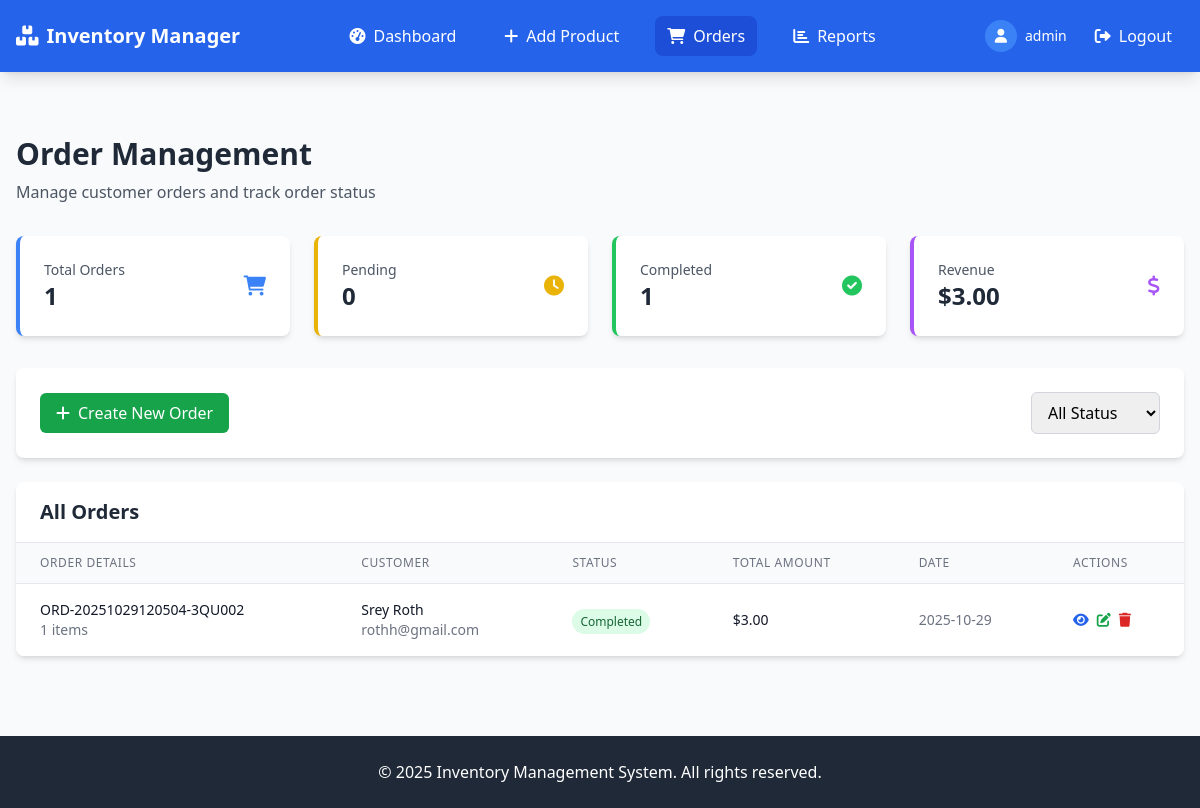
/orders (signed in), run on an earlier commit of the app's database.
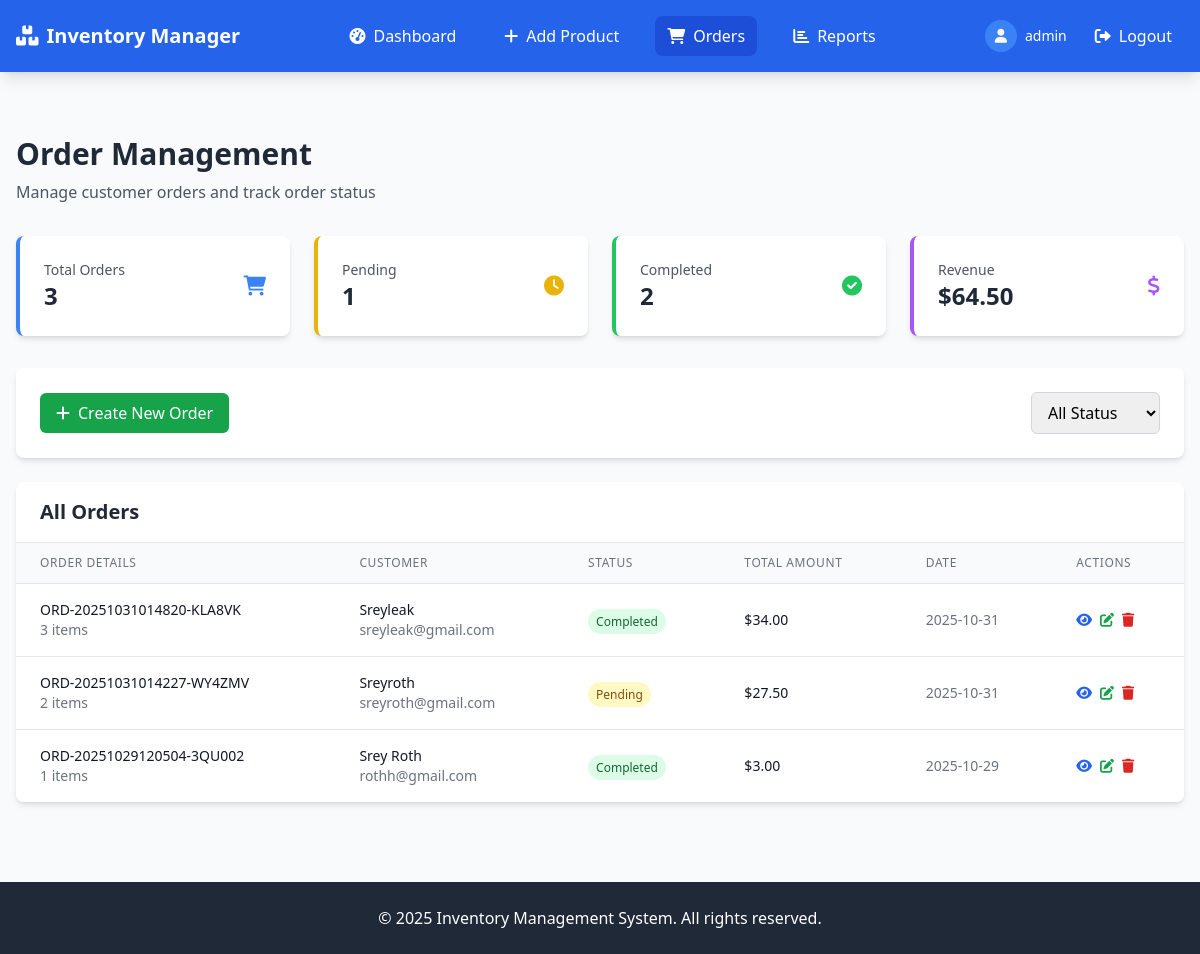
And on a later commit of the database.
### models.py (models this page shows, shortened)
class Order(db.Model):
    id = db.Column(db.Integer, primary_key=True)
    order_number = db.Column(db.String(50), unique=True, nullable=False)
    customer_name = db.Column(db.String(100), nullable=False)
    customer_email = db.Column(db.String(120))
    customer_phone = db.Column(db.String(20))
    status = db.Column(db.String(20), default='pending')  # pending, completed, cancelled, shipped
    total_amount = db.Column(db.Float, nullable=False)
    notes = db.Column(db.Text)
    created_at = db.Column(db.DateTime, default=datetime.utcnow)
    updated_at = db.Column(db.DateTime, default=datetime.utcnow, onupdate=datetime.utcnow)
    items = db.relationship('OrderItem', backref='order', cascade='all, delete-orphan', lazy=True)

### app.py (the view)
@app.route('/orders')
@login_required
def orders():
    status = request.args.get('status', '')
    query = Order.query
    if status:
        query = query.filter(Order.status == status)
    orders = query.order_by(Order.created_at.desc()).all()
    total_orders = Order.query.count()
    pending_orders = Order.query.filter_by(status='pending').count()
    completed_orders = Order.query.filter_by(status='completed').count()
    total_revenue = db.session.query(db.func.sum(Order.total_amount)).scalar() or 0
    return render_template('orders.html',
                         orders=orders,
                         total_orders=total_orders,
                         pending_orders=pending_orders,
                         completed_orders=completed_orders,
                         total_revenue=total_revenue)

### app.py (called while the page is built)
@login_manager.user_loader
def load_user(user_id):
    return User.query.get(int(user_id))

### models.py (called while the page is built)
    def is_admin(self):
        return self.role == 'admin'

### templates/orders.html (shortened to what the changed rows need)
{% extends "base.html" %}
{% block content %}
<div class="mb-8">
    <h1 class="text-3xl font-bold text-gray-800 mb-2">Order Management</h1>
</div>
<div class="grid grid-cols-1 md:grid-cols-4 gap-6 mb-8">
    <div class="bg-white rounded-lg shadow-md p-6 border-l-4 border-blue-500">
        <div class="flex items-center justify-between">
            <div>
                <p class="text-sm font-medium text-gray-600">Total Orders</p>
                <p class="text-2xl font-bold text-gray-800">{{ total_orders }}</p>
            </div>
        </div>
    </div>
    <div class="bg-white rounded-lg shadow-md p-6 border-l-4 border-yellow-500">
        <div class="flex items-center justify-between">
            <div>
                <p class="text-sm font-medium text-gray-600">Pending</p>
                <p class="text-2xl font-bold text-gray-800">{{ pending_orders }}</p>
            </div>
        </div>
    </div>
    <div class="bg-white rounded-lg shadow-md p-6 border-l-4 border-green-500">
        <div class="flex items-center justify-between">
            <div>
                <p class="text-sm font-medium text-gray-600">Completed</p>
                <p class="text-2xl font-bold text-gray-800">{{ completed_orders }}</p>
            </div>
        </div>
    </div>
    <div class="bg-white rounded-lg shadow-md p-6 border-l-4 border-purple-500">
        <div class="flex items-center justify-between">
            <div>
                <p class="text-sm font-medium text-gray-600">Revenue</p>
                <p class="text-2xl font-bold text-gray-800">${{ "%.2f"|format(total_revenue) }}</p>
            </div>
        </div>
    </div>
</div>
<div class="bg-white rounded-lg shadow-md overflow-hidden">
    <div class="px-6 py-4 border-b border-gray-200">
        <h2 class="text-xl font-semibold text-gray-800">All Orders</h2>
    </div>
    {% if orders %}
    <div class="overflow-x-auto">
        <table class="min-w-full divide-y divide-gray-200">
            <thead class="bg-gray-50">
                <tr>
                    <th class="px-6 py-3 text-left text-xs font-medium text-gray-500 uppercase tracking-wider">Order Details</th>
                    <th class="px-6 py-3 text-left text-xs font-medium text-gray-500 uppercase tracking-wider">Customer</th>
                    <th class="px-6 py-3 text-left text-xs font-medium text-gray-500 uppercase tracking-wider">Status</th>
                    <th class="px-6 py-3 text-left text-xs font-medium text-gray-500 uppercase tracking-wider">Total Amount</th>
                    <th class="px-6 py-3 text-left text-xs font-medium text-gray-500 uppercase tracking-wider">Date</th>
                    <th class="px-6 py-3 text-left text-xs font-medium text-gray-500 uppercase tracking-wider">Actions</th>
                </tr>
            </thead>
            <tbody class="bg-white divide-y divide-gray-200">
                {% for order in orders %}
                <tr class="hover:bg-gray-50">
                    <td class="px-6 py-4 whitespace-nowrap">
                        <div class="text-sm font-medium text-gray-900">{{ order.order_number }}</div>
                        <div class="text-sm text-gray-500">{{ order.items|length }} items</div>
                    </td>
                    <td class="px-6 py-4 whitespace-nowrap">
                        <div class="text-sm font-medium text-gray-900">{{ order.customer_name }}</div>
                        <div class="text-sm text-gray-500">{{ order.customer_email }}</div>
                    </td>
                    <td class="px-6 py-4 whitespace-nowrap">
                        <span class="px-2 py-1 text-xs font-medium rounded-full
                            {% if order.status == 'completed' %}bg-green-100 text-green-800
                            {% elif order.status == 'pending' %}bg-yellow-100 text-yellow-800
                            {% elif order.status == 'shipped' %}bg-blue-100 text-blue-800
                            {% else %}bg-red-100 text-red-800{% endif %}">
                            {{ order.status|title }}
                        </span>
                    </td>
                    <td class="px-6 py-4 whitespace-nowrap text-sm font-medium text-gray-900">
                        ${{ "%.2f"|format(order.total_amount) }}
                    </td>
                    <td class="px-6 py-4 whitespace-nowrap text-sm text-gray-500">
                        {{ order.created_at.strftime('%Y-%m-%d') }}
                    </td>
                    <td class="px-6 py-4 whitespace-nowrap text-sm font-medium">
                        <div class="flex space-x-2">
                            <a href="/view-order/{{ order.id }}" class="text-blue-600 hover:text-blue-900">
                                <i class="fas fa-eye"></i>
                            </a>
                            {% if current_user.is_admin() %}
                            <a href="/edit-order/{{ order.id }}" class="text-green-600 hover:text-green-900">
                                <i class="fas fa-edit"></i>
                            </a>
                            <a href="/delete-order/{{ order.id }}" class="text-red-600 hover:text-red-900"
                               onclick="return confirm('Are you sure you want to delete this order?')">
                                <i class="fas fa-trash"></i>
                            </a>
                            {% endif %}
                        </div>
                    </td>
                </tr>
                {% endfor %}
            </tbody>
        </table>
    </div>
    {% endif %}
</div>
{% endblock %}

What changed in the data, as far as the page shows it:
added Order: order_number "ORD-20251031014820-KLA8VK", items|length "3", customer_name "Sreyleak", customer_email "sreyleak@gmail.com", status "Completed", total_amount "34.00", created_at "2025-10-31"
added Order: order_number "ORD-20251031014227-WY4ZMV", items|length "2", customer_name "Sreyroth", customer_email "sreyroth@gmail.com", status "Pending", total_amount "27.50", created_at "2025-10-31"
Also different on the page:
{{ total_orders }}: "1" → "3"
{{ pending_orders }}: "0" → "1"
{{ completed_orders }}: "1" → "2"
{{ "%.2f"|format(total_revenue) }}: "3.00" → "64.50"
